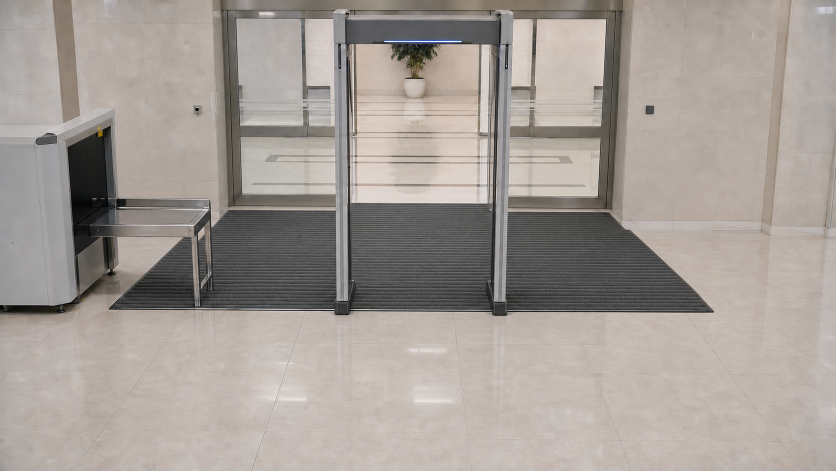
#> input picture assets/vision_demo/empty_entrance.png, 1672 x 941 px (shown at 1/2 size)
$ python make_synthetic_video.py
#> lines starting #> are read from the running program, lines starting #| are printed output that depends on the picture
"""Create a deterministic video where eight people enter one by one."""

from pathlib import Path

import imageio.v2 as imageio
import numpy as np
from PIL import Image


ROOT = Path(__file__).resolve().parents[1]
BACKGROUND = ROOT / "assets/vision_demo/empty_entrance.png"
SPRITES = ROOT / "assets/vision_demo/people_sprite_rgba.png"
OUTPUT = ROOT / "assets/vision_demo/sequential_entry_8_people_4_masks.mp4"

FPS = 30
DURATION_SECONDS = 18
OUTPUT_SIZE = (1280, 720)
ENTRY_INTERVAL = 1.55
WALK_DURATION = 3.4


FINAL_POSITIONS = (
    (160, 345),
    (315, 330),
    (465, 350),
    (610, 320),
    (760, 340),
    (900, 325),
    (1035, 350),
    (1165, 335),
)


# [71 lines left out: functions split_sprites, smootherstep, make_frame, not called in this run]


def main() -> None:
    background = Image.open(BACKGROUND).convert("RGBA")
    background = background.resize(OUTPUT_SIZE, Image.Resampling.LANCZOS)
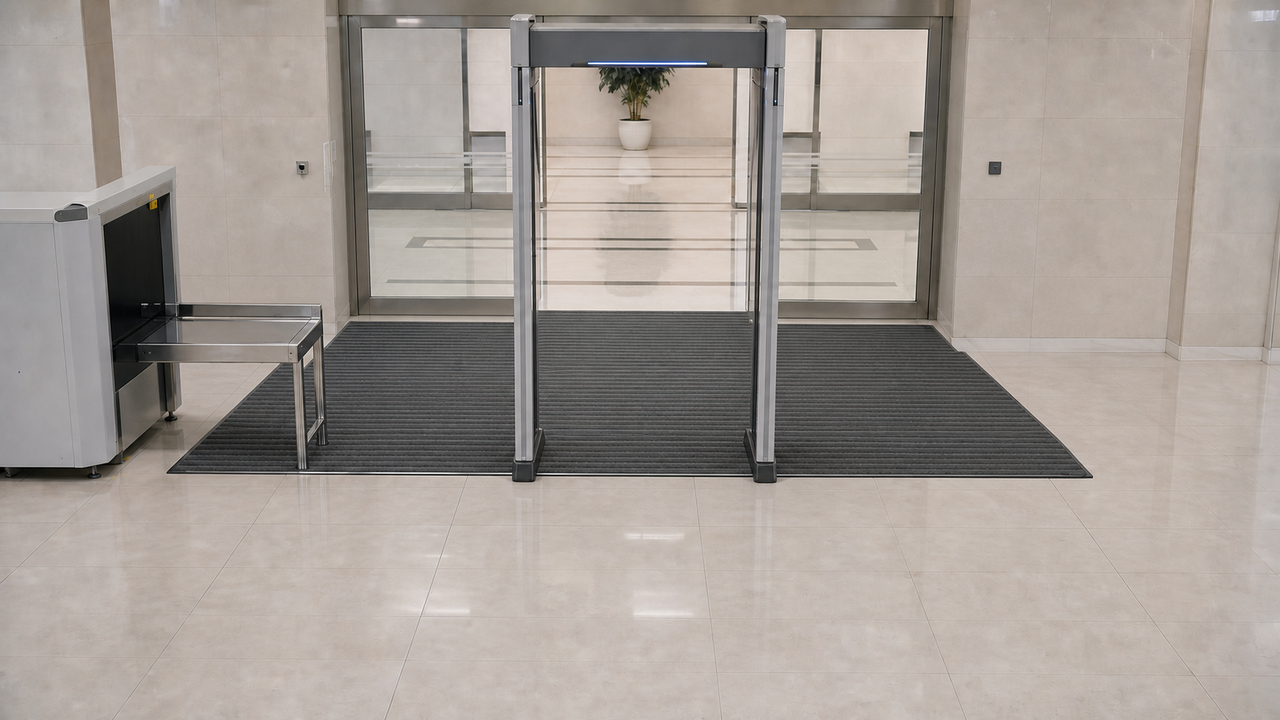
#> background: PIL image 1280x720 RGBA; mean R, G, B, A 164, 156.1, 150, 255
#> (the run stopped early here; a loop or call above may not have finished)
